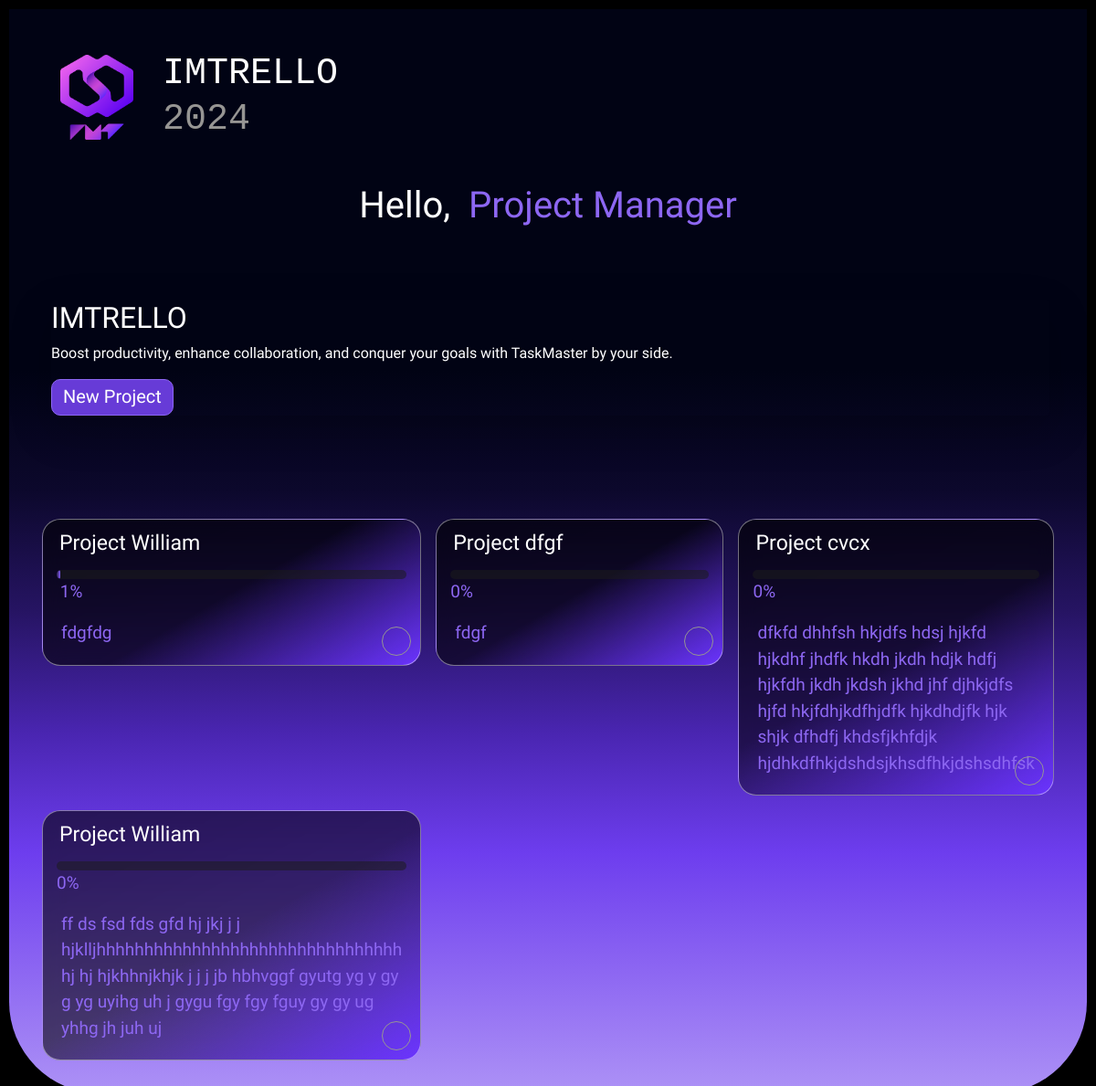
Screenshot of / (signed in) with the database file from the repository.
### website/models.py (models this page shows)
class Project(db.Model):
    id = db.Column(db.Integer, primary_key=True)
    name = db.Column(db.String(10000))
    description = db.Column(db.String(10000))
    end_date = db.Column(db.DateTime(timezone=True))
    admin_id = db.Column(db.Integer, db.ForeignKey('user.id'))
    sections=db.relationship('Section',backref='project')
    progress = db.Column(db.Integer)
    github = db.Column(db.String(100))

### website/views.py (the view, shortened to what this page needs)
@views.route('/', methods=['GET', 'POST'])
@login_required
def home():
    return render_template("home.html",user=current_user)

### website/__init__.py (called while the page is built)
def create_app():
    app = Flask(__name__)
    app.config['SECRET_KEY'] = 'zonccoizspx'
    app.config['SQLALCHEMY_DATABASE_URI'] = f'sqlite:///{DB_NAME}'''
    db.init_app(app)
    from .views import views
    from .auth import auth
    app.register_blueprint(views, url_prefix='/')
    app.register_blueprint(auth, url_prefix='/')
    from .models import User, Project
    create_database(app)
    login_manager = LoginManager()
    login_manager.login_view = 'auth.login'
    login_manager.init_app(app)
    @login_manager.user_loader
    def load_user(id):
        return User.query.get(int(id))
    return app

### website/templates/home.html (shortened to what this page needs)
{% extends "base.html" %} {% block title %}Home{% endblock %}
{% block content %}
    <div class="hello-container">
        <h1 align="left"  >
            Hello,
        </h1>
        {% if user.type=='PROJECT_MANAGER' %}
         <h1 align="left"  style="flex: 1; color: #8d67f2;">
             Project Manager
         </h1>
        {% else %}
            <h1 align="left" style="flex: 1; color: #8d67f2;">
             Dev
         </h1>
        {% endif %}
    </div>
<div class="main-container container">
    {% if user.type=='PROJECT_MANAGER' %}
    <div class="content-block shadow-lg p-0 mb-5 bg-black rounded">
        <div class="content-text">
            <h2>IMTRELLO</h2>
            <p>Boost productivity, enhance collaboration, and conquer your goals with TaskMaster by your side.</p>
            <button data-bs-toggle="modal" data-bs-target="#modal1" class="btn btn-outline-warning">
                <span class="h5">
                    New Project
                </span></button>
        </div>
    </div>
    {% endif %}
</div>
<div class="tiles">
   {% for project in user.projects %}
   <article class="tile-special">
    <div class="tile-header">
        <h3>
            <span>{{project.name}}</span>
        </h3>
    </div>
       <div class="progress-container">
           <div class="progress-bar">
               <div class="actual-bar" style="width: {{ project.progress }}%;">
               </div>
           </div>
          <div class="progress-text" style="left: {{ project.progress }}%;">
              <span>{{ project.progress }}%</span>
          </div>
       </div>
       <div class="project-description">{{project.description}}</div>
    <a href=" project/{{project.id}}" >
        <span class="icon-button">
        </span>
    </a>
</article>
   {%endfor%}
   </div>
{% endblock %}

### website/static/styles.css (style rules this page uses)
:root { --tr-background-list: #0f0f0f; --ds-text: #B6C2CF; --ds-surface-raised: #000000; --ds-surface-raised_2: #004f7c; --text-box:var(--ds-text, #172b4d); --body-bg: linear-gradient(135deg, #f5f7fa 0%, #c3cfe2 100%); --msger-bg: rgba(255, 255, 255, 0.23); --border: 2px solid #ddd; --left-msg-bg: #ececec; --right-msg-bg: #7857fb; }
html { width:100%; position:absolute; color:#B6C2CF }
h1 { margin: 10px; color: white; }
.tile-special { border-radius: 20px; padding: 10px; display: flex; flex-direction: column; height: min-content; background: linear-gradient(150deg, rgba(0, 0, 0, 0.6), rgba(0, 0, 0, 0.56), rgb(107, 52, 255)); backdrop-filter: blur(10px); border-style: solid; border-width: 1px; border-color: rgba(255, 255, 255, 0.43); }
.icon-button { position: absolute; bottom: 10px; right: 10px; }
*, *:before, *:after { margin: 0; padding: 0; box-sizing: inherit; }
.container { padding-left: 0 !important; margin-left: 10px !important; margin-top: 45px; margin-bottom: 45px; }
.progress-container { margin-left: 5px; margin-right: 5px; display: flex; position: relative; flex-direction: column; align-items: center; align-content: center; height: 50px; }
.progress-bar { background-color: rgba(29, 29, 29, 0.55); color: white; border: none; border-radius: 10px; margin: 5px; height: 10px; width: 100%; position: relative; }
.actual-bar { position: absolute; left: 0; top: 0; height: 100%; background: linear-gradient(90deg, rgba(141, 103, 242, 0.2), #855bff); border: none; border-radius: 10px; }
.progress-text { position: absolute; top: 15px; color: #8d67f2; font-size: 19px; text-align: center; }
.project-description { margin: 10px; color: #8d67f2; font-size: 19px; text-align: left; }
.hello-container { display: flex; align-items: center; margin-top: 25px; margin-bottom: 25px; color: #8d67f2; }

### website/static/index.css (style rules this page uses)
:root { --c-gray-900: #000000; --c-gray-800: #1f1f1f; --c-gray-700: #2e2e2e; --c-gray-600: #313131; --c-gray-500: #969593; --c-gray-400: #a6a6a6; --c-gray-300: #bdbbb7; --c-gray-200: #f1f1f1; --c-gray-100: #ffffff; --c-green-500: #45ffbc; --c-olive-500: #e3ffa8; --c-white: var(--c-gray-100); --c-text-primary: var(--c-gray-100); --c-text-secondary: var(--c-gray-200); --c-text-tertiary: var(--c-gray-500); }
body { line-height: 1.5; min-height: 100vh; font-family: "Be Vietnam Pro", sans-serif; background-color: var(--c-gray-900); color: var(--c-text-primary); display: flex; justify-content: center; }
*, *:before, *:after { box-sizing: border-box; }
button, select, input, textarea { font: inherit; }
a { color: inherit; }

### rows the page displays
Project: name "Project William", progress "1", description "fdgfdg"
Project: name "Project dfgf", progress "0", description "fdgf"
Project: name "Project cvcx", progress "0", description "dfkfd dhhfsh hkjdfs hdsj hjkfd hjkdhf jhdfk hkdh jkdh hdjk hdfj hjkfdh jkdh jkdsh jkhd jhf djhkjdfs hjfd hkjfdhjkdfhjdfk hjkdhdjfk hjk shjk dfhdfj khdsfjkhfdjk hjdhkdfhkjdshdsjkhsdfhkjdshsdhfsk"
Project: name "Project William", progress "0", description "ff ds fsd fds gfd hj jkj j j hjklljhhhhhhhhhhhhhhhhhhhhhhhhhhhhhhhh hj hj hjkhhnjkhjk j j j jb hbhvggf gyutg yg y gy g yg uyihg uh j gygu fgy fgy fguy gy gy ug yhhg jh juh uj"
